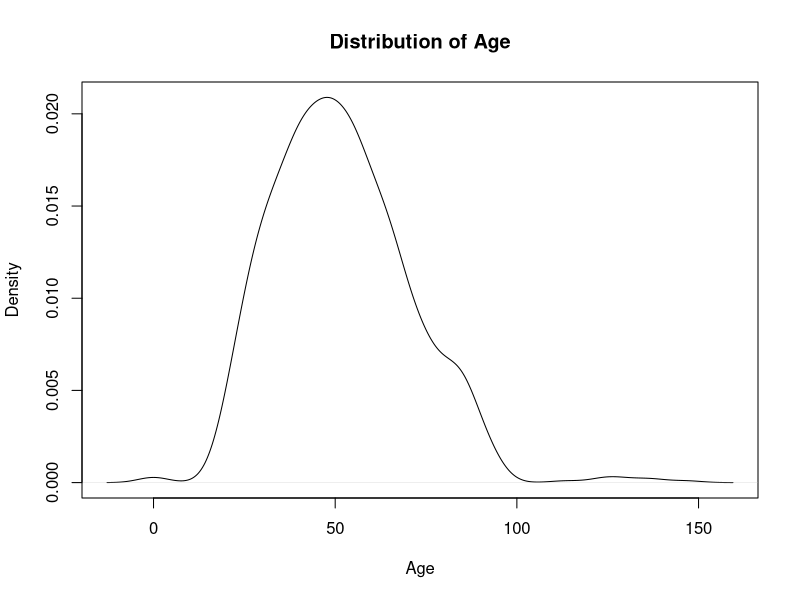
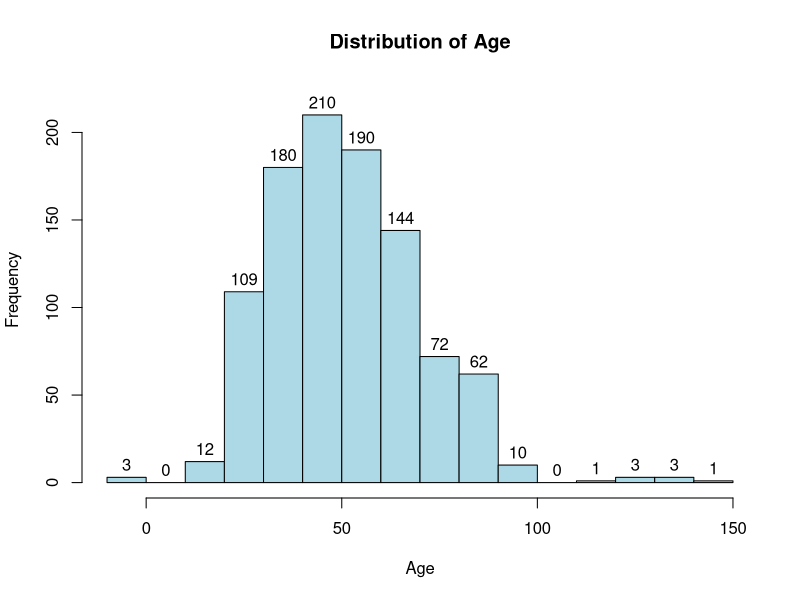
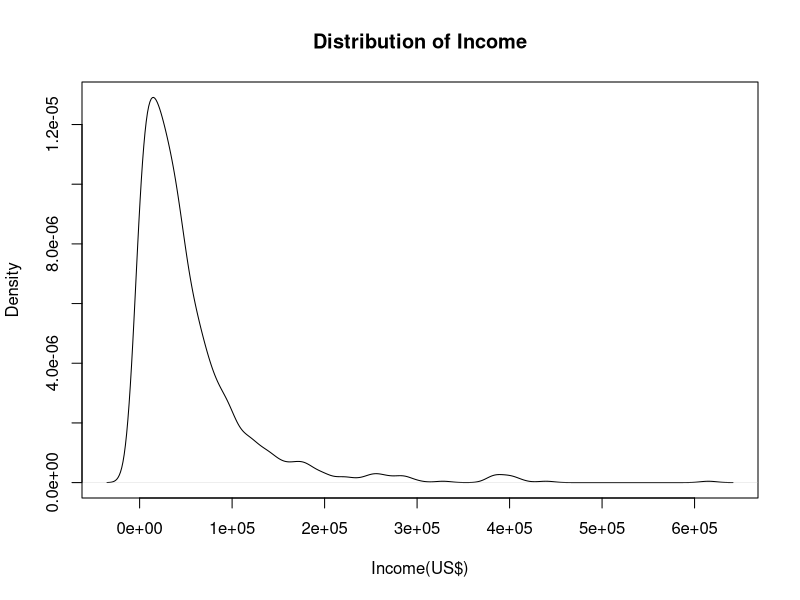
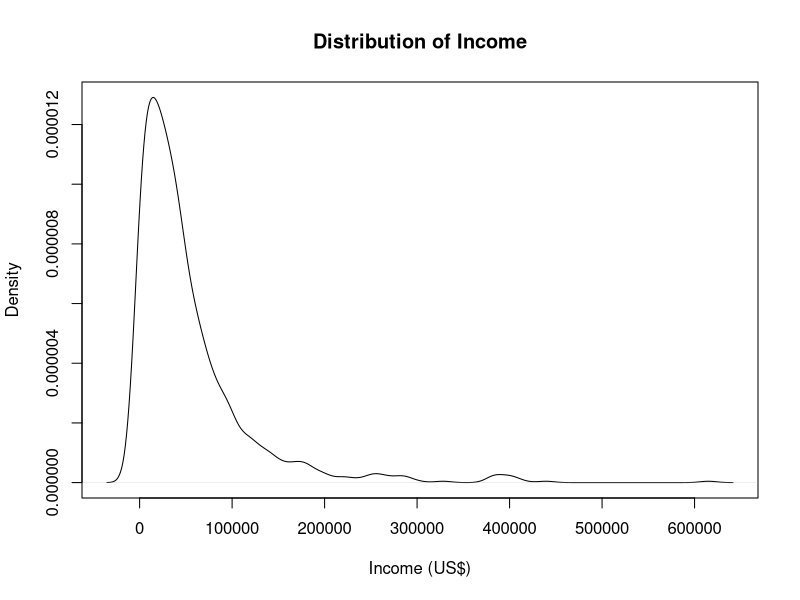
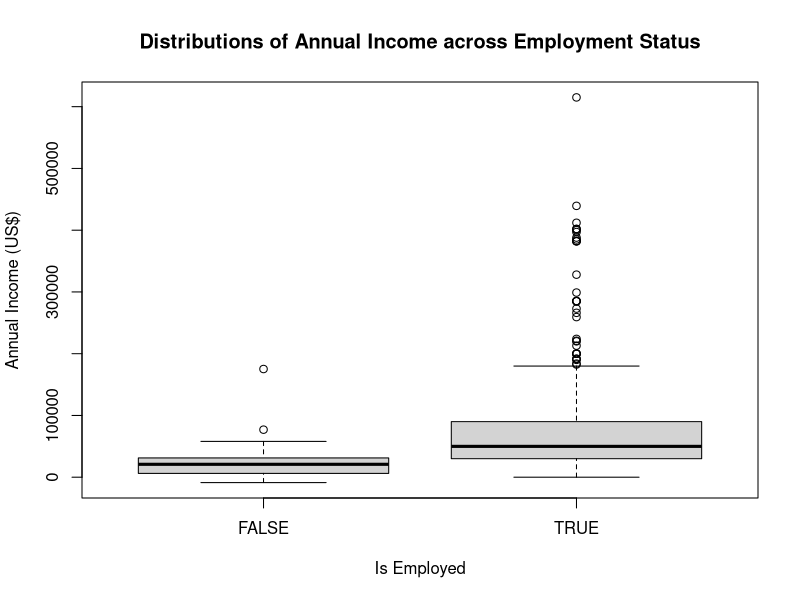
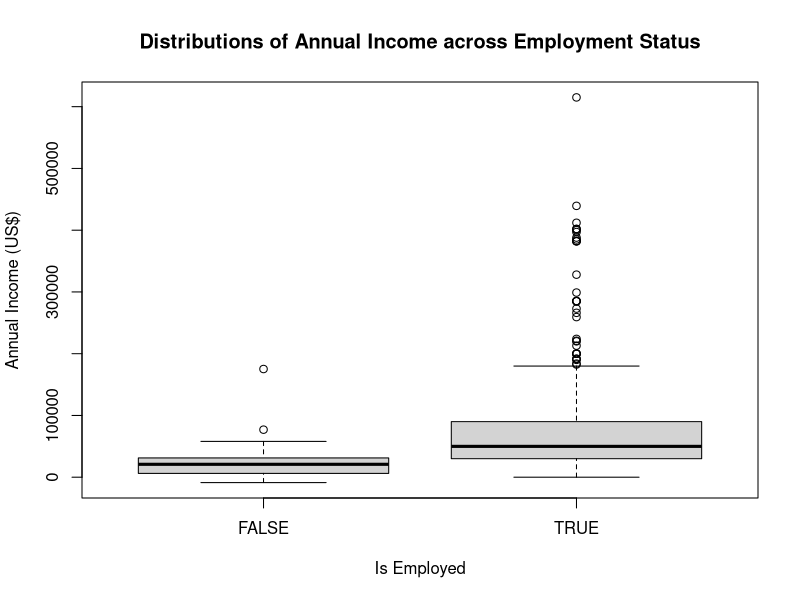
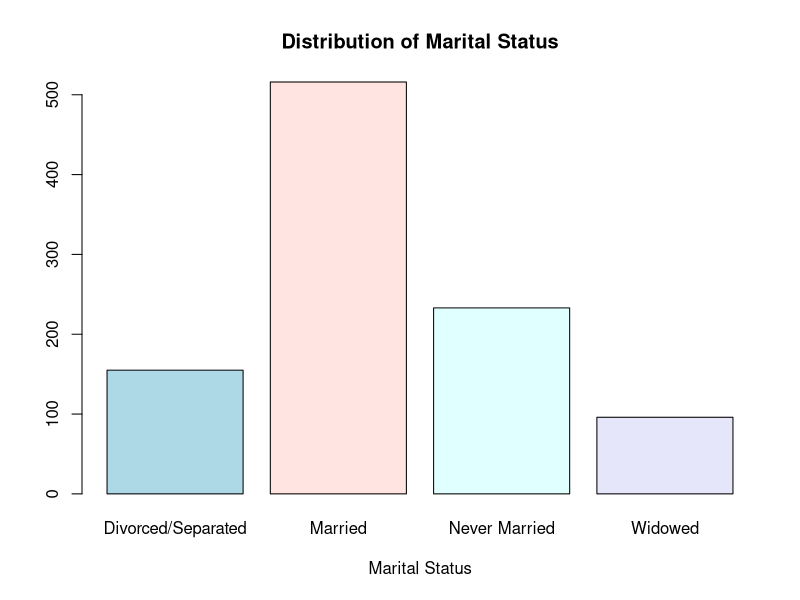
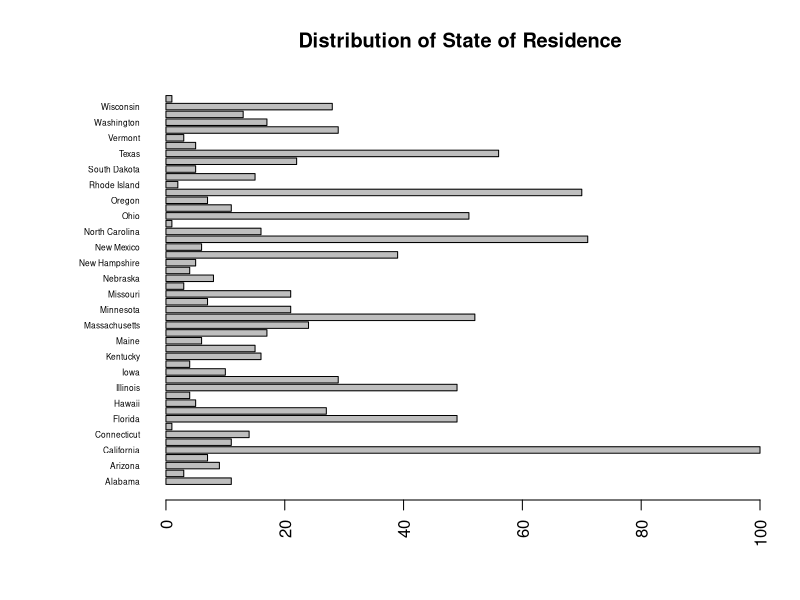

Source code (R) for these figures, in order: (Note: this script raises an error after producing the figures.)
# ================================================================
# Purpose:      Rscript for demo in ADA Vol 1, Chap 3.
# Author:       Neumann Chew
# DOC:          27-08-2017
# Updated:      25-08-2018
# Topics:       Data Exploration
# Data Source:  Derived Sample from USA Census PUMS Data
#=================================================================

# Set a working directory to store all the related datasets and files.
setwd("~/Desktop/Y2S1/BC2406/Unit 3 - Data Exploration")

# Import the CSV dataset into R as a standard data.frame in Base R.
## With the option ??stringsAsFactors = TRUE??, R treats a string vector as categorical variable. 
cust.df <- read.csv("health_ins_cust.csv", stringsAsFactors = TRUE)


# How many rows and columns in the dataset?
dim(cust.df)
## 1000 rows of data (excl. header) and 11 columns.


# To view the dataset saved in R Memory.
# Double click dataset name in Environment tab, or use View(cust_data) function to see all obs, or
head(cust.df)  # see first 6 rows


# Get summary statistics of all columns in dataset.
# Quick way to see range, categories and missing values.
summary(cust.df)

# Get full list of categorical values and their frequency
levels(cust.df$state.of.res)
table(cust.df$state.of.res)

# Check custID for the 56 NAs in the 3 different columns. 
# Are they the same set of customers?
# Syntax: subset(x, subset, select, drop = FALSE, ...)
?subset
HT.na <- subset(cust.df, is.na(housing.type), select = custid)
HT.na 
RM.na <- subset(cust.df, is.na(recent.move), select = custid)
RM.na 
NV.na <- subset(cust.df, is.na(num.vehicles), select = custid)
NV.na

identical(HT.na, RM.na)
## TRUE

identical(HT.na, NV.na)
## TRUE

# Density Plot to see distribution of continuous variable.
# Total area under curve = 1 (i.e. can be interpreted as probability density function)
# Google: density plot in R
plot(density(cust.df$age), xlab="Age", main = "Distribution of Age")

# Histogram to see distribution of continuous variable age after binning into age intervals.
# Intervals can be controlled by the breaks argument. 
# Note: Left open, right closed interval by default.
hist(cust.df$age, ylim=c(0,220), breaks = seq(-10, 150, by=10), xlab="Age", main = "Distribution of Age", labels=T, col ="light blue")


# Density Plot to see distribution of continuous variable.
# Total area under curve = 1 (i.e. can be interpreted as probability density function)
plot(density(cust.df$income), xlab="Income(US$)", main = "Distribution of Income")


# Remove Scientific Notation (exponential) from Plot and Result Outputs
# Scientific Notation Penalty
getOption("scipen")  # Default value = 0
options(scipen=100)
plot(density(cust.df$income), xlab="Income (US$)", main = "Distribution of Income")


# Boxplot with Y = Income, X = Employment Status (for continuous Y and categorical X)
boxplot(cust.df$income ~ cust.df$is.employed, xlab = "Is Employed", ylab = "Annual Income (US$)", main = "Distributions of Annual Income across Employment Status")
boxplot(cust.df$income ~ cust.df$is.employed, xlab = "Is Employed", ylab = "Annual Income (US$)", main = "Distributions of Annual Income across Employment Status")$stats


# Bar charts to see distribution of categorical variables - Marital Status.
barplot(table(cust.df$marital.stat),  main="Distribution of Marital Status", xlab="Marital Status", col = c("lightblue", "mistyrose", "lightcyan", "lavender"))


# For categorical variables with many values (e.g., state.of.res): horizontal bar chart
par(las=2) # make label text perpendicular to axis. Default is 0 (parallel).
par(mar=c(5,8,4,2)) # increase y-axis margin. Default is c(bottom, left, top, right) = c(5,4,4,2)+0.1.
?par

# cex.names to modify font size so that labels can fit in chart.
barplot(table(cust.df$state.of.res),  horiz = T, cex.names=0.5, main="Distribution of State of Residence")

# Reset plot margins to original settings
par(las=0)
par(mar= c(5,4,4,2)+0.1)

barplot(table(cust.df$state.of.res),  horiz = T, cex.names=0.5, main="Distribution of State of Residence")



# Scatterplot of income across Ag (for continuous X and Y)
plot(cust.df$age, cust.df$income, xlab="Age", ylab = "Income", main = "Income across Age")


# Scatterplot of Income across Age, with smooth curve. Default span = 0.75.
scatter.smooth(cust.df$age, cust.df$income, col="grey", xlab="Age", ylab = "Income", main = "Income across Age")

# Jittered scatterplot of age and health insurance (for continuous X and categorical Y)
plot(cust.df$age, cust.df$health.ins, xlab="Age", ylab = "Health Insurance Coverage", main = "Health Insurance Coverage across Age")
## Many overlapping points. Hard to see majority/minority.
plot(cust.df$age, jitter(cust.df$health.ins), xlab="Age", ylab = "Health Insurance Coverage", main = "Health Insurance Coverage across Age (with jittered Y)")
plot(cust.df$age, jitter(as.numeric(cust.df$health.ins)), xlab="Age", ylab = "Health Insurance Coverage", main = "Health Insurance Coverage across Age (with jittered Y)")

# Boxplot for continuous Y and categorical X
boxplot(cust.df$age ~ cust.df$health.ins, ylab="Age", xlab = "Health Insurance Coverage", main = "Health Insurance Coverage across Age ")










# Scatterplot matrix of 9 variables with smooth curve in each 5% window.
pairs(~ health.ins + age + sex + is.employed + income + marital.stat + housing.type + recent.move + num.vehicles, panel=panel.smooth, span=0.75, data = cust.df)
# panel.smooth = add smooth curve
# span = smoothing parameter (greater, more linear)








# Stacked Barchart
count1 <- table(cust.df$health.ins, cust.df$marital.stat)
count1
par(mar=c(5.1, 4.1, 4.1, 7.1), xpd=F) # set greater right margin 
barplot(count1,  main="Health Insurance Coverage by Marital Status", xlab="Marital Status", ylab="Frequency", col = c("red", "grey"))

# add legend
legend("topright",inset=c(0,0), fill=c("red", "grey"), legend=rownames(count1), border = "grey", cex = 0.6)
legend("topright",inset=c(0.1,0), fill=c("red", "grey"), legend=rownames(count1), border = "grey", cex = 0.6)
legend("topright",inset=c(0,0.1), fill=c("red", "grey"), legend=rownames(count1), border = "grey", cex = 0.6)





# Stacked Percentage Barchart
prop1 <- prop.table(count1, margin=2) # calculate proportion based on freq in column (margin=2)

prop.table(count1, margin=2)
prop.table(count1, margin=1)

par(mar=c(5.1, 4.1, 4.1, 7.1), xpd=T)
barplot(prop1,  main="Health Insurance Coverage by Marital Status", xlab="Marital Status", ylab="Proportion", col = c("red", "grey"))
legend("topright",inset=c(-0.1,0), fill=c("red", "grey"), legend=rownames(count1), border = "grey", cex = 0.6)

# Reset plot margins to original settings
par(mar= c(5,4,4,2)+0.1, xpd=F)





-------------------------------------------------------------





# Install external package "data.table"
install.packages("data.table")

# Load external package "data.table"
library(data.table)




# Import health_ins_cust.csv with read.csv and fread
## Base R
data1 <- read.csv('health_ins_cust.csv')

## Data.Table
data2 <- fread('health_ins_cust.csv')




# Use the class() function to compare data1 vs data2
class(data1)
## data frame

class(data2)
## data table and data frame


